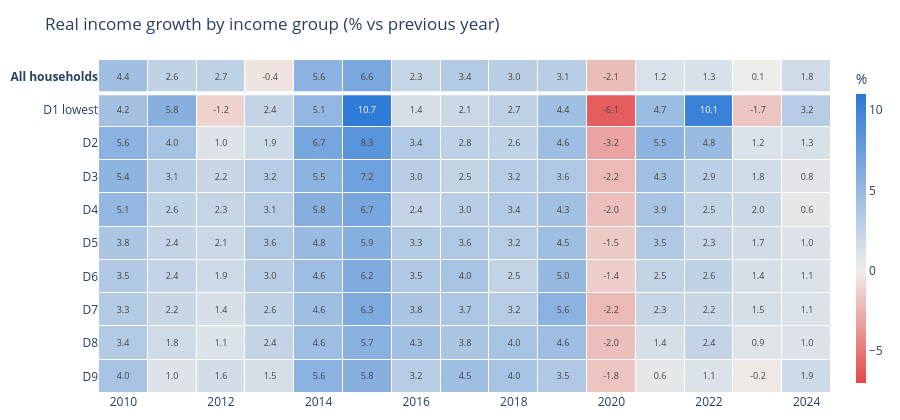

The cell this chart's notebook holds for it:
### Markdown cell above
## Chart 2 · Real income growth by income group

Source: SingStat 17885 · real % change in average income per member vs the previous year; D1–D9 = income deciles.

### Code cell
cols = ["Real_Growth_%"] + [f"Real_Growth_D{i}" for i in range(1, 10)]
z = clean[cols].dropna(how="all").T
fig = go.Figure(go.Heatmap(z=z.values, x=z.columns, y=["<b>All households</b>", "D1 lowest"] + [f"D{i}" for i in range(2, 10)],
                           colorscale=[[0, RED], [7 / 18, "#efeeea"], [1, BLUE]], zmin=-7, zmax=11, xgap=1, ygap=1,
                           text=np.round(z.values, 1), texttemplate="%{text:.1f}", textfont=dict(size=9),
                           colorbar=dict(title="%", thickness=10), hovertemplate="%{y}, %{x}: %{z:+.1f}%<extra></extra>"))
fig.add_hline(y=0.5, line=dict(color="white", width=4))
fig.update_yaxes(autorange="reversed")
fig.update_layout(title="Real income growth by income group (% vs previous year)")
style(fig, 420).show()

g = clean.loc[Y0:2024]
low, high = g[["Real_Growth_D1", "Real_Growth_D2", "Real_Growth_D3"]].mean(axis=1), g[["Real_Growth_D7", "Real_Growth_D8", "Real_Growth_D9"]].mean(axis=1)
print("years when every group fell:", [y for y in g.index if (g.loc[y, cols] < 0).all()])
print("years when all households fell:", g.index[g["Real_Growth_%"] < 0].tolist())
print(f"average yearly real growth: D1-D3 {low.mean():.1f}%, D7-D9 {high.mean():.1f}%; D1-D3 grew faster in {(low > high).sum()} of {len(g)} years")

### Figure 1 — Plotly figure (JSON) as saved in the notebook; plotly's stock layout.template omitted (floating-point values rounded to 4 significant figures; data arrays with more than 128 entries replaced by an {"elided": "..."} marker saying what was removed)
{"data": [{"colorbar": {"thickness": 10, "title": {"text": "%"}}, "colorscale": [[0, "#e34948"], [0.3889, "#efeeea"], [1, "#2a78d6"]], "hovertemplate": "%{y}, %{x}: %{z:+.1f}%<extra></extra>", "text": {"elided": "10x15 float values"}, "textfont": {"size": 9}, "texttemplate": "%{text:.1f}", "type": "heatmap", "x": [2010, 2011, 2012, 2013, 2014, 2015, 2016, 2017, 2018, 2019, 2020, 2021, 2022, 2023, 2024], "xgap": 1, "y": ["<b>All households</b>", "D1 lowest", "D2", "D3", "D4", "D5", "D6", "D7", "D8", "D9"], "ygap": 1, "z": {"elided": "10x15 float values"}, "zmax": 11, "zmin": -7}], "layout": {"font": {"size": 12}, "height": 420, "hovermode": "x unified", "legend": {"orientation": "h", "title": {}, "x": 0, "y": 1.0, "yanchor": "bottom"}, "margin": {"b": 10, "l": 10, "r": 10, "t": 60}, "shapes": [{"line": {"color": "white", "width": 4}, "type": "line", "x0": 0, "x1": 1, "xref": "x domain", "y0": 0.5, "y1": 0.5, "yref": "y"}], "title": {"text": "Real income growth by income group (% vs previous year)"}, "xaxis": {"showgrid": false}, "yaxis": {"autorange": "reversed", "gridcolor": "#ececea", "zeroline": false}}}
